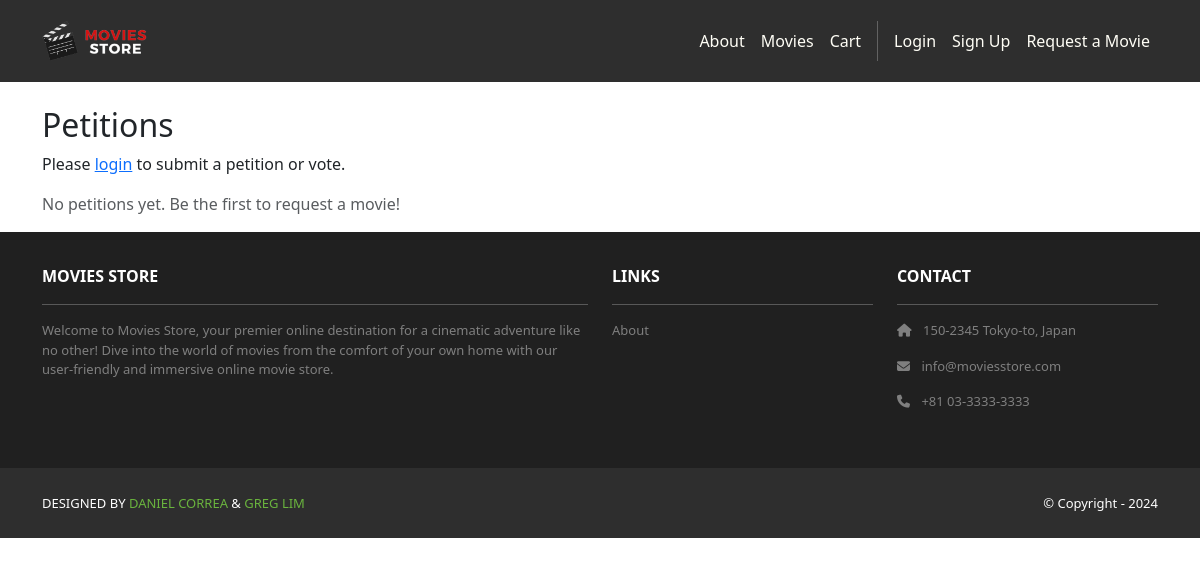
The app's page /movies/petitions/, older data.
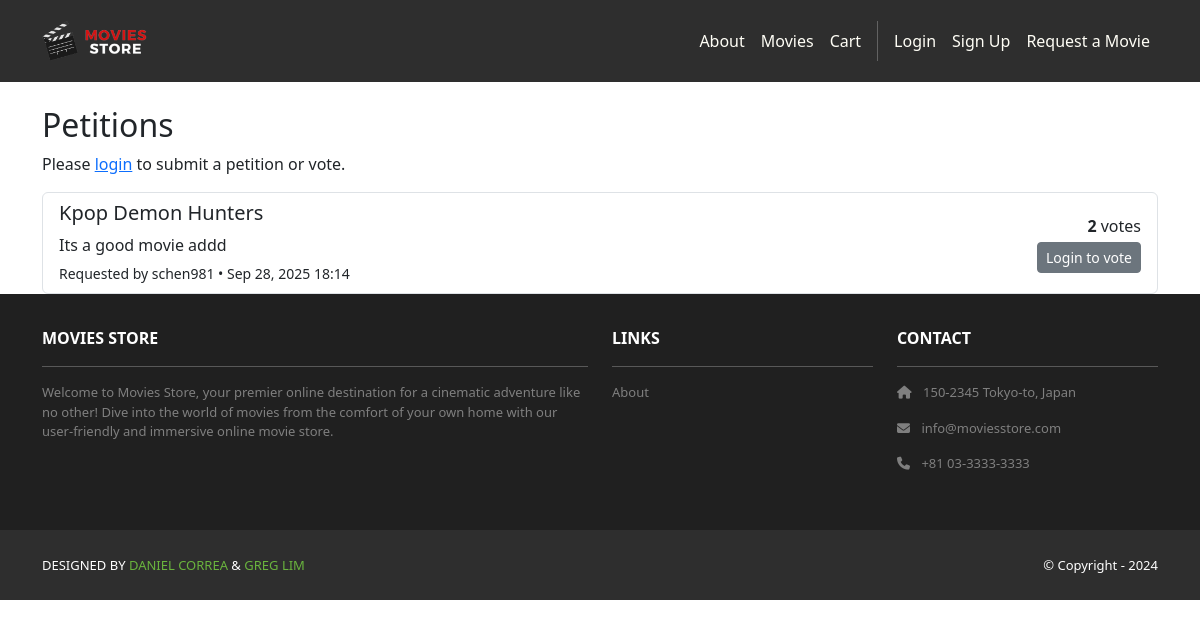
The same page, newer data.
### movies/models.py (models this page shows, shortened)
class MovieRequest(models.Model):
    id = models.AutoField(primary_key=True)
    movie_name = models.CharField(max_length=255)
    description = models.TextField()
    user = models.ForeignKey(User, on_delete=models.CASCADE)
    date_requested = models.DateTimeField(auto_now_add=True)
    votes = models.ManyToManyField(User, related_name='movie_request_votes', blank=True)
    def vote_count(self):
        return self.votes.count()

### movies/views.py (the view)
# urls.py: path('petitions/', views.petitions, name='movies.petitions'),
def petitions(request):
    if request.method == 'POST':
        if not request.user.is_authenticated:
            messages.error(request, 'You must be logged in to submit a petition or vote.')
            return redirect('movies.petitions')
        form = MovieRequestForm(request.POST)
        if form.is_valid():
            movie_request = form.save(commit=False)
            movie_request.user = request.user
            movie_request.save()
            messages.success(request, 'Petition submitted successfully!')
            return redirect('movies.petitions')
    else:
        form = MovieRequestForm()
    all_requests = MovieRequest.objects.all().order_by('-date_requested')
    for r in all_requests:
        r.user_has_voted = r.has_user_voted(request.user) if request.user.is_authenticated else False
    template_data = {
        'title': 'Petitions',
        'form': form,
        'all_requests': all_requests
    }
    return render(request, 'movies/petitions.html', {'template_data': template_data})

### movies/templates/movies/petitions.html
{% extends 'base.html' %}
{% load static %}
{% block content %}
<div class="container mt-4">
  <h2>{{ template_data.title }}</h2>
  {% if user.is_authenticated %}
  <div class="card mb-4">
    <div class="card-body">
      <h5 class="card-title">Create a new petition</h5>
      <form method="post">
        {% csrf_token %}
        {{ template_data.form.as_p }}
        <button type="submit" class="btn btn-primary">Submit Petition</button>
      </form>
    </div>
  </div>
  {% else %}
  <p>Please <a href="{% url 'accounts.login' %}">login</a> to submit a petition or vote.</p>
  {% endif %}
  <div class="list-group">
    {% for req in template_data.all_requests %}
    <div class="list-group-item d-flex justify-content-between align-items-center">
      <div>
        <h5>{{ req.movie_name }}</h5>
        <p class="mb-1">{{ req.description }}</p>
        <small>Requested by {{ req.user.username }} • {{ req.date_requested|date:"M d, Y H:i" }}</small>
      </div>
      <div class="text-end">
        <p class="mb-1"><strong>{{ req.vote_count }}</strong> votes</p>
        {% if user.is_authenticated %}
          {% if req.user_has_voted %}
            <a href="{% url 'movies.vote_petition' req.id %}" class="btn btn-sm btn-outline-danger">Remove Vote</a>
          {% else %}
            <a href="{% url 'movies.vote_petition' req.id %}" class="btn btn-sm btn-success">Vote</a>
          {% endif %}
        {% else %}
          <a href="{% url 'accounts.login' %}" class="btn btn-sm btn-secondary">Login to vote</a>
        {% endif %}
      </div>
    </div>
    {% empty %}
    <p class="text-muted">No petitions yet. Be the first to request a movie!</p>
    {% endfor %}
  </div>
</div>
{% endblock content %}

### moviesstore/templates/base.html (shortened to what this page needs)
<!DOCTYPE html>
<html>
  {% load static %}
  <head>
    <link href="https://cdn.jsdelivr.net/npm/bootstrap@5.3.3/dist/css/bootstrap.min.css" rel="stylesheet">
    <link rel="stylesheet" href="https://cdnjs.cloudflare.com/ajax/libs/font-awesome/6.1.1/css/all.min.css">
    <link rel="stylesheet" type="text/css" href="{% static 'css/style.css' %}">
  </head>
  <body>
    <nav class="p-3 navbar navbar-dark bg-dark navbar-expand-lg">
      <div class="container">
        <a class="navbar-brand" href="{% url 'home.index' %}">
          <img src="{% static 'img/logo.png' %}" alt="logo" height="40" />
        </a>
        <div class="collapse navbar-collapse" id="navbarNavAltMarkup">
          <div class="navbar-nav ms-auto navbar-ml">
            <a class="nav-link" href="{% url 'home.about' %}">About</a>
            <a class="nav-link" href="{% url 'movies.index' %}">Movies</a>
            <a class="nav-link" href="{% url 'cart.index' %}">Cart</a>
            {% if user.is_authenticated %}
            <a class="nav-link" href="{% url 'movies.movie_requests' %}">Request Movie</a>
            <a class="nav-link" href="{% url 'movies.petitions' %}">Petitions</a>
            <a class="nav-link"
              href="{% url 'accounts.orders' %}">Orders</a>
            <a class="nav-link"
              href="{% url 'accounts.logout' %}">Logout ({{user.username }})</a>
            {% else %}
            <a class="nav-link" href="{% url 'accounts.login' %}">Login</a>
            <a class="nav-link" href="{% url 'accounts.signup' %}">Sign Up</a>
            <a class="nav-link" href="{% url 'movies.movie_requests' %}">Request a Movie</a>
            {% endif %}
          </div>
        </div>
      </div>
    </nav>
    <div>
      {% block content %}
      {% endblock content %}
    </div>
    <section class="p-3 ms-footer d-none d-md-block">
      <div class="container">
        <div class="row mt-3 text-white">
          <div class="col-md-6 col-lg-6 col-xl-6 mx-auto mb-4">
            <b>MOVIES STORE</b>
            <hr />
            <p>Welcome to Movies Store, your premier online destination for a cinematic
              adventure like no other! Dive into the world of movies from the comfort of your own home with our user-friendly
              and immersive online movie store.</p>
          </div>
          <div class="col-md-3 col-lg-3 col-xl-3 mx-auto mb-4">
            <b>LINKS</b>
            <hr />
            <p><a class="nav-link" href="{% url 'home.about' %}">About</a></p>
          </div>
          <div class="col-md-3 col-lg-3 col-xl-3 mx-auto mb-4">
            <b>CONTACT</b>
            <hr />
            <p><i class="fas fa-home me-2"></i> 150-2345 Tokyo-to, Japan</p>
            <p><i class="fas fa-envelope me-2"></i> info@moviesstore.com</p>
            <p><i class="fas fa-phone me-2"></i> +81 03-3333-3333</p>
          </div>
        </div>
      </div>
    </section>
    <section class="p-3 ms-footer-bottom bg-dark">
      <div class="container d-flex justify-content-between">
        <div class="me-5 text-white">
          <span>DESIGNED BY <a href="https://www.x.com/danielgarax" target="_blank">DANIEL CORREA</a> &
            <a href="https://www.x.com/greglim81" target="_blank">GREG LIM</a>
          </span>
        </div>
        <div class="text-white">
          <span>© Copyright - 2024</span>
        </div>
      </div>
    </section>
  </body>
</html>

### moviesstore/static/css/style.css (style rules this page uses)
.navbar a.nav-link { color: #FFFEF6 !important; }
.bg-dark { background-color: #2E2E2E !important; }
.ms-footer { background-color: #202020; }
.ms-footer p { color: #7F7F7F; font-size: 13px; }
.ms-footer-bottom span { font-size: 13px; line-height: 38px; }
.ms-footer-bottom a { color: #6ab43e; text-decoration: none; }

Row changes from the older to the newer data that the page shows:
added MovieRequest: movie_name "Kpop Demon Hunters", description "Its a good movie addd", user.username "schen981", date_requested "Sep 28, 2025 18:14", vote_count "2"
Text that changed along with them:
text no longer shown: "No petitions yet. Be the first to request a movie!"
